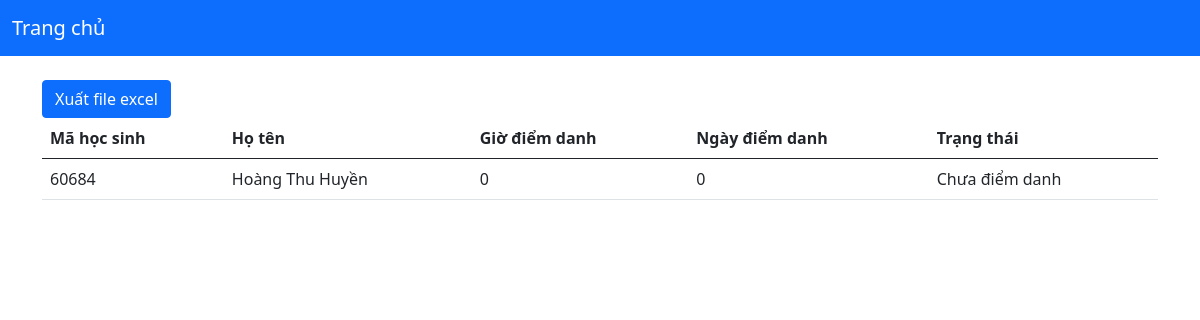
Screenshot of /diem-danh/get/1 with the database file from the repository.
### tables this page shows
CREATE TABLE HocSinh(
        Id integer primary key autoincrement,
        HoTen text,
        Lop integer not null,
        KhuonMat1 text,
        KhuonMat2 text,
        KhuonMat3 text,
        EmbFace1 text,
        EmbFace2 text,
        EmbFace3 text
    );

### app.py (the view)
@app.route('/diem-danh/get/<int:id>', methods=['GET'])
def get_diem_danh(id):
    ds_diem_danh = DiemDanhDal.get_trang_thai_diem_danh(id)
    Constants.IDLOP = id
    return render_template('diem-danh/index.html', diemDanhs=ds_diem_danh)

### dal/DiemDanhDal.py (called while the page is built, shortened)
def get_trang_thai_diem_danh(idLop: int):
    ds_hoc_sinh = get_ds_hoc_sinh_theo_lop(idLop)
    ds_diem_danh = get_diem_danh_theo_lop_hom_nay(idLop)
    ds_trang_thai = []
    for hoc_sinh in ds_hoc_sinh:
        trang_thai_diem_danh = TrangThaiDiemDanh()
        trang_thai_diem_danh.IdHocSinh = hoc_sinh.Id
        trang_thai_diem_danh.TenHocSinh = hoc_sinh.HoTen
        trang_thai_diem_danh.TrangThai = "Chưa điểm danh"
        for diem_danh in ds_diem_danh:
            if hoc_sinh.Id == diem_danh.IdHocSinh:
                trang_thai_diem_danh.TrangThai = "Đã điểm danh"
                trang_thai_diem_danh.NgayDiemDanh = diem_danh.NgayDiemDanh
                trang_thai_diem_danh.GioDiemDanh = diem_danh.GioDiemDanh
        ds_trang_thai.append(trang_thai_diem_danh)
    return ds_trang_thai

def get_diem_danh_theo_lop_hom_nay(idLop: int):
    query = """select DiemDanh.Id, NgayDiemDanh, GioDiemDanh, IdHocSinh, HocSinh.HoTen, TenLop
            from DiemDanh,
                 HocSinh,
                 Lop
            where DiemDanh.IdHocSinh = HocSinh.Id and HocSinh.Lop = Lop.Id
              and HocSinh.Lop = ?
              and NgayDiemDanh = ?"""
    diem_danhs = []
    try:
        today = date.today()
        ngay_hien_tai = today.strftime("%d/%m/%Y")
        conn = sqlite3.connect(config.DATABASE)
        cur = conn.cursor()
        cur.execute(query, (idLop, ngay_hien_tai))
        rows = cur.fetchall()
        conn.close()
        return diem_danhs
    except Exception as e:
        print(e)
        return diem_danhs

### templates/diem-danh/index.html (shortened to what this page needs)
<!DOCTYPE html>
<html lang="en">
<head>
    <link href="https://cdn.jsdelivr.net/npm/bootstrap@5.0.2/dist/css/bootstrap.min.css" rel="stylesheet"
>
</head>
<body>
<nav class="navbar navbar-dark bg-primary navbar-expand-lg">
    <div class="container-fluid">
        <a class="navbar-brand" href="/">Trang chủ</a>
    </div>
</nav>
<br>
<div class="container">
    <a class="btn btn-primary" href="/diem-danh/xuat-file">Xuất file excel</a>
    <table class="table">
        <thead>
        <tr>
            <th scope="col">Mã học sinh</th>
            <th scope="col">Họ tên</th>
            <th scope="col">Giờ điểm danh</th>
            <th scope="col">Ngày điểm danh</th>
            <th scope="col">Trạng thái</th>
        </tr>
        </thead>
        <tbody>
        {% for diemDanh in diemDanhs %}
        <tr>
            <td>{{diemDanh.IdHocSinh}}</td>
            <td>{{diemDanh.TenHocSinh}}</td>
            <td>{{diemDanh.GioDiemDanh}}</td>
            <td>{{diemDanh.NgayDiemDanh}}</td>
            <td>{{diemDanh.TrangThai}}</td>
        </tr>
        {% endfor %}
        </tbody>
    </table>
</div>
</body>
</html>

### rows the page displays
HocSinh: IdHocSinh "60684", TenHocSinh "Hoàng Thu Huyền", GioDiemDanh "0", NgayDiemDanh "0", TrangThai "Chưa điểm danh"
